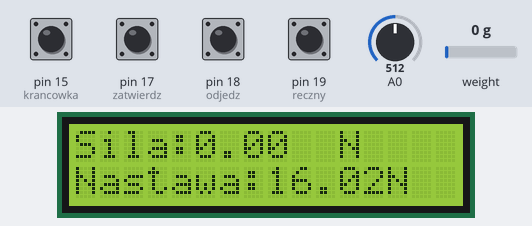
Simulated run of this sketch. Board: Arduino Uno, built with avr-gcc and run on an emulated ATmega328P. On the bench: 16×2 character LCD. Inputs (shaded band) come from the test bench; at power-on: pin 15 (krancowka), pin 17 (zatwierdz), pin 18 (odjedz), pin 19 (reczny) HIGH, weight on the scale 0 g, A0 = 512.

Above: at 2.0 s.
2.3 s: pin 19 (reczny) pulled LOW for 0.15 s
At 2.61 s:
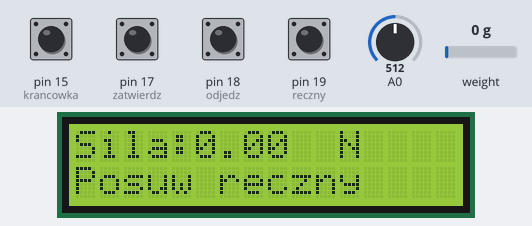
5.3 s: pin 19 (reczny) pulled LOW for 1 s
8.6 s: weight on the scale set to 100 g
At 8.82 s:
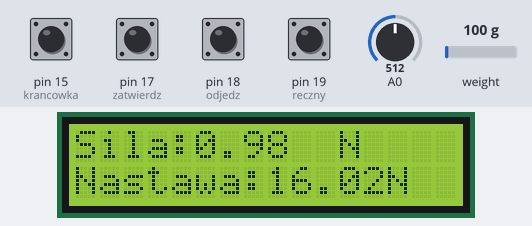
10.3 s: A0 set to 306
At 10.47 s:
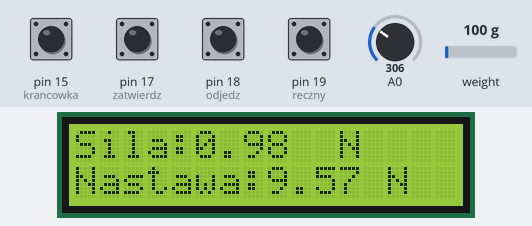
13.3 s: pin 17 (zatwierdz) pulled LOW for 0.15 s
16.4 s: weight on the scale set to 1250 g
At 16.48 s:
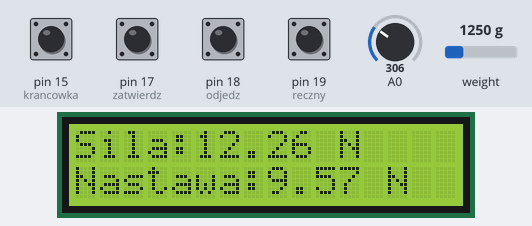

The sketch:

control_measuring.ino
```cpp
#include "HX711.h"
#include <LiquidCrystal.h>

#define DOUT  8
#define CLK  13
#define C1 12             //zdefiniowanie uzwojeń
#define C2 11
#define C3 10
#define C4 9
#define reczny 19         //zdefiniowanie przycisków
#define odjedz 18
#define zatwierdz 17
#define krancowka 15


LiquidCrystal lcd(2, 3, 4, 5, 6, 7);

HX711 scale(DOUT, CLK);

float calibration_factor = 461000;
float sila;
float nastawa;
int t1=4;                               //czas dla posuwu przy z<<1 lub z>>1
int t2=500;                             //czas dla posuwu przy z>0.9 lub z<1.1
int p;                                //zmienna ilości wykonanych0 pętli po 4 kroki
int n;                                 //ilość pętli przy uzyskaniu zadanej siły
int polozenie_p=1;                     // początkowe położenie dla sterownia półkrokowego
int polozenie_l=1;
bool manual;
bool ok;
bool set0;
bool koniec;

void setup() {
  pinMode(C1, OUTPUT);
  pinMode(C2, OUTPUT);
  pinMode(C3, OUTPUT);
  pinMode(C4, OUTPUT);
  pinMode(A0,INPUT);
  pinMode(reczny, INPUT);         //A5
  pinMode(odjedz,INPUT);          //A4
  pinMode(zatwierdz,INPUT);       //A3
  pinMode(krancowka, INPUT);      //A2

  digitalWrite(reczny,HIGH);
  digitalWrite(odjedz,HIGH);
  digitalWrite(zatwierdz,HIGH);
  digitalWrite(krancowka,HIGH);

  manual=false;
  ok=false;
  set0=false;
  koniec=false;
  n=0;

  lcd.begin(16,2);
  scale.set_scale();
  scale.tare();
  }

void pomiar()
{
 scale.set_scale(calibration_factor);
 sila=scale.get_units()*9.81;

 if(sila<0)
 sila=0;

 lcd.setCursor(0, 0);
 lcd.print("Sila:");
 lcd.setCursor(5,0);
 lcd.print(sila);
 lcd.setCursor(11,0);
 lcd.print("N");
}

void nastawa_pot()
{
 nastawa =analogRead(A0)*32/1023.00; //odczyt z potencjometru- nastawa od 0 do 32, dokładność do 0.01
 lcd.setCursor(0, 1);
 lcd.print("Nastawa:");
 lcd.setCursor(8,1);
 lcd.print(nastawa);
 lcd.setCursor(13,1);
 lcd.print("N");
 delay(30);
  }

void loop() {

  lcd.clear();

  if(digitalRead(krancowka)==LOW)
  {
   koniec=true;
   digitalWrite(C1, LOW);
   digitalWrite(C2, LOW);
   digitalWrite(C3, LOW);
   digitalWrite(C4, LOW);

   ok=false;
   set0=false;
  }
  else
  koniec=false;

 if(digitalRead(reczny)==LOW)
  {
    manual=!manual;
    delay(200);
    ok=false;
    set0=false;
    }

 if(manual==true)
  {
   digitalWrite(C1, LOW);
   digitalWrite(C2, LOW);
   digitalWrite(C3, LOW);
   digitalWrite(C4, LOW);

  pomiar();

  lcd.setCursor(0, 1);
  lcd.print("Posuw reczny");
  delay(30);
  }

 else if(manual==false)
  {

  pomiar();
  nastawa_pot();

  }

 if(digitalRead(zatwierdz)==LOW)
  {
    ok=!ok;
    delay(200);
    set0=false;
    }

 if(digitalRead(odjedz)==LOW)
  {
    set0=!set0;
    delay(200);
    ok=false;
    }

 if(sila<0.1)
  {
    set0=false;
    }

 if(set0==false & ok==false)
 {
   digitalWrite(C1, LOW);
   digitalWrite(C2, LOW);
   digitalWrite(C3, LOW);
   digitalWrite(C4, LOW);
  }

 if(set0==true & manual==false)
  {
    int p=12;
    for(int i; i<=p; i++)
    {
   digitalWrite(C4, LOW);
   digitalWrite(C1, HIGH);
   digitalWrite(C2, HIGH);
   delay(t1);
   digitalWrite(C1, LOW);
   digitalWrite(C3, HIGH);
   delay(t1);
   digitalWrite(C2, LOW);
   digitalWrite(C4, HIGH);
   delay(t1);
   digitalWrite(C3, LOW);
   digitalWrite(C1, HIGH);
   delay(t1);
   }
  }

  float z= nastawa/sila;              //zmienna z do określenia posuwu w zależności od odległości od zadanej siły
  if(((z>2) | (z<0.05)) & sila<3 )
 {
    p=12;
 }

 if(((z>1.5 & z<=2) | (z<0.5 & z>=0.05)) & (sila>=3 & sila<8))
 {
    p=6;
 }
 else if(((z<=1.3 & z>1.2) | (z>=0.7 & z<0.8)) | sila>=8)
 {
    p=1;
 }

  float blad_p=nastawa+0.06;         // zadane granicy błędu
  float blad_l=nastawa-0.06;

  if (sila>=blad_p & z>=0.8 & manual==false & ok==true)         //posuw dla siły bliskiej zadanej - pojedyncze kroki
  {
  if (polozenie_p>8)
  polozenie_p=1;

  switch (polozenie_p)
  {
   case 1:
   digitalWrite(C1, HIGH);
   digitalWrite(C2, LOW);
   digitalWrite(C3, LOW);
   digitalWrite(C4, LOW);
   delay(t1);
   break;

   case 2:
   digitalWrite(C1, HIGH);
   digitalWrite(C2, HIGH);
   digitalWrite(C3, LOW);
   digitalWrite(C4, LOW);
   delay(t1);
   break;

   case 3:
   digitalWrite(C1, LOW);
   digitalWrite(C2, HIGH);
   digitalWrite(C3, LOW);
   digitalWrite(C4, LOW);
   delay(t1);
   break;

   case 4:
   digitalWrite(C1, LOW);
   digitalWrite(C2, HIGH);
   digitalWrite(C3, HIGH);
   digitalWrite(C4, LOW);
   delay(t1);
   break;

   case 5:
   digitalWrite(C1, LOW);
   digitalWrite(C2, LOW);
   digitalWrite(C3, HIGH);
   digitalWrite(C4, LOW);
   delay(t1);
   break;

   case 6:
   digitalWrite(C1, LOW);
   digitalWrite(C2, LOW);
   digitalWrite(C3, HIGH);
   digitalWrite(C4, HIGH);
   delay(t1);
   break;

   case 7:
   digitalWrite(C1, LOW);
   digitalWrite(C2, LOW);
   digitalWrite(C3, LOW);
   digitalWrite(C4, HIGH);
   delay(t1);
   break;

   case 8:
   digitalWrite(C1, HIGH);
   digitalWrite(C2, LOW);
   digitalWrite(C3, LOW);
   digitalWrite(C4, HIGH);
   delay(t1);
   break;
  }
  polozenie_p++;
  }

  if (sila<=blad_l & (z<=1.2 | sila>=12) & koniec==false & manual==false & ok==true & koniec==false)
  {
  if (polozenie_l>8)
  polozenie_l=1;

  switch (polozenie_l)
  {
   case 1:
   digitalWrite(C1, HIGH);
   digitalWrite(C2, LOW);
   digitalWrite(C3, LOW);
   digitalWrite(C4, LOW);
   delay(t1);
   break;

   case 2:
   digitalWrite(C1, HIGH);
   digitalWrite(C2, LOW);
   digitalWrite(C3, LOW);
   digitalWrite(C4, HIGH);
   delay(t1);
   break;

   case 3:
   digitalWrite(C1, LOW);
   digitalWrite(C2, LOW);
   digitalWrite(C3, LOW);
   digitalWrite(C4, HIGH);
   delay(t1);
   break;

   case 4:
   digitalWrite(C1, LOW);
   digitalWrite(C2, LOW);
   digitalWrite(C3, HIGH);
   digitalWrite(C4, HIGH);
   delay(t1);
   break;

   case 5:
   digitalWrite(C1, LOW);
   digitalWrite(C2, LOW);
   digitalWrite(C3, HIGH);
   digitalWrite(C4, LOW);
   delay(t1);
   break;

   case 6:
   digitalWrite(C1, LOW);
   digitalWrite(C2, HIGH);
   digitalWrite(C3, HIGH);
   digitalWrite(C4, LOW);
   delay(t1);
   break;

   case 7:
   digitalWrite(C1, LOW);
   digitalWrite(C2, HIGH);
   digitalWrite(C3, LOW);
   digitalWrite(C4, LOW);
   delay(t1);
   break;

   case 8:
   digitalWrite(C1, HIGH);
   digitalWrite(C2, HIGH);
   digitalWrite(C3, LOW);
   digitalWrite(C4, LOW);
   delay(t1);
   break;
  }
  polozenie_l++;
  }

  if(sila>blad_p & z<0.8 & manual==false & ok==true)                 //posuw dla siły mocno różniącej się od zadanej 4kroki*p
  {
    for(int i; i<=p; i++)
    {
   digitalWrite(C4, LOW);
   digitalWrite(C1, HIGH);
   digitalWrite(C2, HIGH);
   delay(t1);
   digitalWrite(C1, LOW);
   digitalWrite(C3, HIGH);
   delay(t1);
   digitalWrite(C2, LOW);
   digitalWrite(C4, HIGH);
   delay(t1);
   digitalWrite(C3, LOW);
   digitalWrite(C1, HIGH);
   delay(t1);
   }
   }

   else if(sila<blad_l & z>1.2 & sila<12 & koniec==false & manual==false & ok==true & koniec==false)
  {
    for(int i; i<=p; i++)
    {
   digitalWrite(C1, LOW);
   digitalWrite(C3, HIGH);
   digitalWrite(C4, HIGH);
   delay(t1);
   digitalWrite(C4, LOW);
   digitalWrite(C2, HIGH);
   delay(t1);
   digitalWrite(C3, LOW);
   digitalWrite(C1, HIGH);
   delay(t1);
   digitalWrite(C2, LOW);
   digitalWrite(C4, HIGH);
   delay(t1);

  }
  }

  else if (sila<=blad_p & sila>=blad_l & manual==false)  //zatrzymanie posuwu przy osiągnięciu wartości zadanej w granicach błędu
  {

   pomiar();
   nastawa_pot();

   digitalWrite(C1, LOW);
   digitalWrite(C2, LOW);
   digitalWrite(C3, LOW);
   digitalWrite(C4, LOW);

  n++;

  }
  if(n>=60)
  {
  ok=false;
  n=0;
  }
}
```

Measured:
- after the input at 2.3 s, the display: changes after 0.31 s (image 1)
- after the input at 8.6 s, the display: changes after 0.22 s (image 2)
- after the input at 10.3 s, the display: changes after 0.16 s (image 3)
- after the input at 16.4 s, the display: changes after 0.08 s (image 4)
